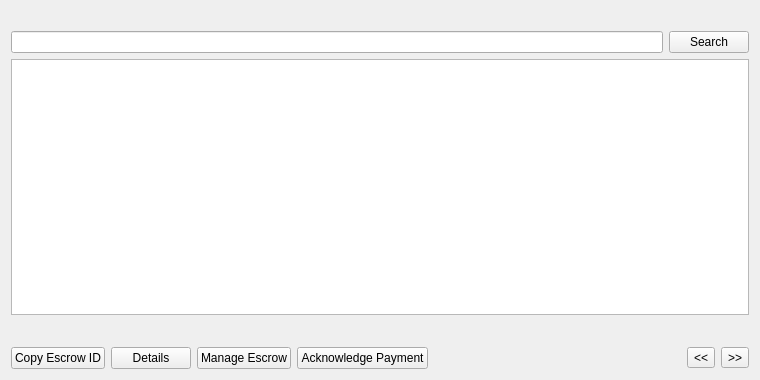
<?xml version="1.0" encoding="UTF-8"?>
<ui version="4.0">
 <class>EscrowListPage</class>
 <widget class="QWidget" name="EscrowListPage">
  <property name="geometry">
   <rect>
    <x>0</x>
    <y>0</y>
    <width>760</width>
    <height>380</height>
   </rect>
  </property>
  <property name="windowTitle">
   <string>Escrows</string>
  </property>
  <layout class="QVBoxLayout" name="verticalLayout">
   <item>
    <widget class="QLabel" name="labelExplanation">
     <property name="textFormat">
      <enum>Qt::PlainText</enum>
     </property>
     <property name="wordWrap">
      <bool>true</bool>
     </property>
    </widget>
   </item>
   <item>
    <layout class="QHBoxLayout" name="horizontalLayout_2">
     <item>
      <widget class="QLineEdit" name="lineEditEscrowSearch"/>
     </item>
     <item>
      <widget class="QPushButton" name="searchEscrow">
       <property name="maximumSize">
        <size>
         <width>16777215</width>
         <height>48</height>
        </size>
       </property>
       <property name="text">
        <string>Search</string>
       </property>
      </widget>
     </item>
    </layout>
   </item>
   <item>
    <widget class="QTableView" name="tableView">
     <property name="contextMenuPolicy">
      <enum>Qt::CustomContextMenu</enum>
     </property>
     <property name="toolTip">
      <string/>
     </property>
     <property name="tabKeyNavigation">
      <bool>false</bool>
     </property>
     <property name="alternatingRowColors">
      <bool>true</bool>
     </property>
     <property name="selectionMode">
      <enum>QAbstractItemView::SingleSelection</enum>
     </property>
     <property name="selectionBehavior">
      <enum>QAbstractItemView::SelectRows</enum>
     </property>
     <property name="sortingEnabled">
      <bool>true</bool>
     </property>
     <attribute name="verticalHeaderVisible">
      <bool>false</bool>
     </attribute>
    </widget>
   </item>
   <item>
    <layout class="QHBoxLayout" name="horizontalLayout_3">
     <item>
      <spacer name="horizontalSpacer_2">
       <property name="orientation">
        <enum>Qt::Horizontal</enum>
       </property>
       <property name="sizeHint" stdset="0">
        <size>
         <width>40</width>
         <height>20</height>
        </size>
       </property>
      </spacer>
     </item>
     <item>
      <widget class="QLabel" name="labelPage">
       <property name="text">
        <string/>
       </property>
      </widget>
     </item>
    </layout>
   </item>
   <item>
    <layout class="QHBoxLayout" name="horizontalLayout">
     <item>
      <widget class="QPushButton" name="copyEscrow">
       <property name="toolTip">
        <string>Copy the currently selected escrow to the system clipboard</string>
       </property>
       <property name="text">
        <string>Copy Escrow ID</string>
       </property>
      </widget>
     </item>
     <item>
      <widget class="QPushButton" name="detailButton">
       <property name="text">
        <string>Details</string>
       </property>
      </widget>
     </item>
     <item>
      <widget class="QPushButton" name="manageButton">
       <property name="text">
        <string>Manage Escrow</string>
       </property>
      </widget>
     </item>
     <item>
      <widget class="QPushButton" name="ackButton">
       <property name="text">
        <string>Acknowledge Payment</string>
       </property>
      </widget>
     </item>
     <item>
      <spacer name="horizontalSpacer">
       <property name="orientation">
        <enum>Qt::Horizontal</enum>
       </property>
       <property name="sizeHint" stdset="0">
        <size>
         <width>40</width>
         <height>20</height>
        </size>
       </property>
      </spacer>
     </item>
     <item>
      <widget class="QToolButton" name="prevButton">
       <property name="text">
        <string>&lt;&lt;</string>
       </property>
      </widget>
     </item>
     <item>
      <widget class="QToolButton" name="nextButton">
       <property name="text">
        <string>&gt;&gt;</string>
       </property>
      </widget>
     </item>
    </layout>
   </item>
  </layout>
 </widget>
 <resources>
  <include location="../dynamic.qrc"/>
 </resources>
 <connections/>
</ui>
